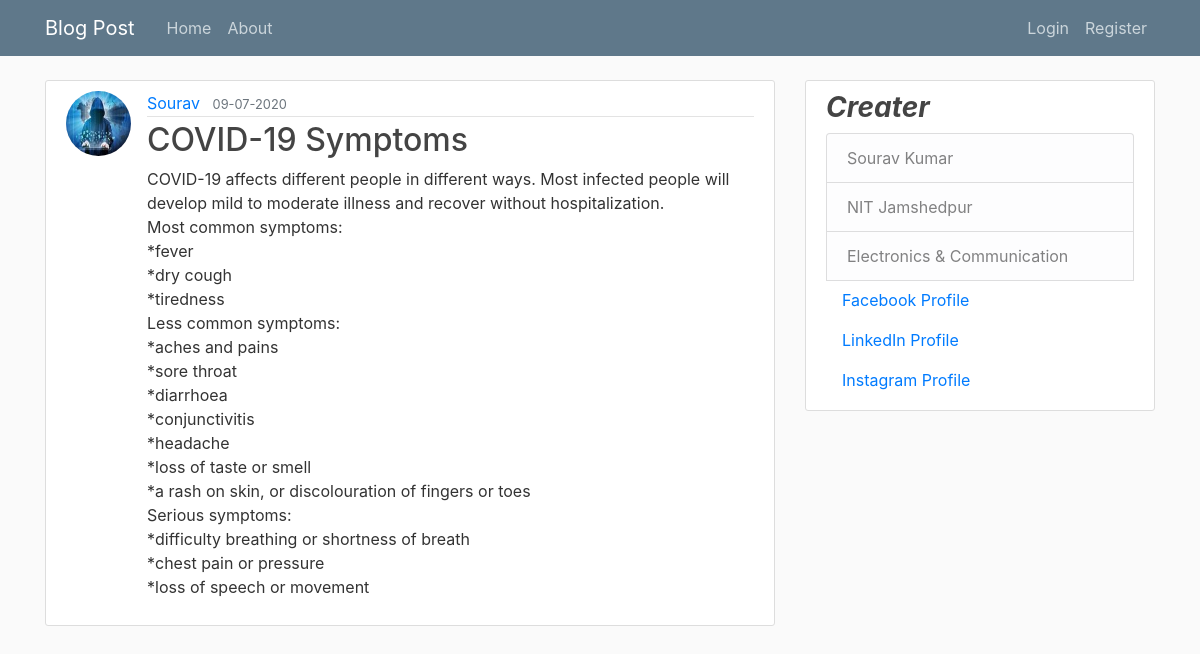
Page /post/13 on the committed database.
### web/models.py (models this page shows, shortened)
class User(db.Model,UserMixin):
	id = db.Column(db.Integer, primary_key =True)
	username = db.Column(db.String(20),unique=True, nullable=False)
	email = db.Column(db.String(120), unique=True, nullable=False)
	img_file = db.Column(db.String(60),nullable=False, default='default.jpg')
	password = db.Column(db.String(60), nullable=False)
	posts = db.relationship('Post',backref='author', lazy=True)

class Post(db.Model):
	id = db.Column(db.Integer,primary_key=True)
	title = db.Column(db.String(100), nullable=False)
	date_posted = db.Column(db.DateTime, nullable=False, default=datetime.utcnow)
	content = db.Column(db.Text, nullable=False)
	user_id = db.Column(db.Integer, db.ForeignKey('user.id'), nullable=False)

### web/posts/routes.py (the view)
@posts.route("/post/<int:post_id>")
def post(post_id):
	post = Post.query.get_or_404(post_id)
	return render_template('post.html',title=post.title,post=post)

### web/templates/post.html (shortened to what this page needs)
{% extends "layout.html" %}
{% block content %}
<article class="media content-section">
  <img class="rounded-circle article-img" src="{{ url_for('static',filename = 'profile_pics/'+post.author.img_file) }}">
  <div class="media-body">
    <div class="article-metadata">
      <a class="mr-2" href="{{ url_for('users.user_posts', username=post.author.username) }}">{{ post.author.username }}</a>
      <small class="text-muted">{{ post.date_posted.strftime("%d-%m-%Y") }}</small>
    </div>
    <h2 class="article-title">{{ post.title }}</h2>
    <p class="article-content">{{ post.content }}</p>
  </div>
</article>
{% endblock content %}

### web/static/main.css (style rules this page uses)
body { background: #fafafa; color: #333333; margin-top: 5rem; }
h1, h2, h3, h4, h5, h6 { color: #444444; }
.content-section { background: #ffffff; padding: 10px 20px; border: 1px solid #dddddd; border-radius: 3px; margin-bottom: 20px; }
.article-title { color: #444444; }
.article-content { white-space: pre-line; }
.article-img { height: 65px; width: 65px; margin-right: 16px; }
.article-metadata { padding-bottom: 1px; margin-bottom: 4px; border-bottom: 1px solid #e3e3e3 }

### rows in the picture
User: img_file (picture), author.username "Sourav"
Post: date_posted "09-07-2020", title "COVID-19 Symptoms", content "COVID-19 affects different people in different ways. Most infected people will develop mild to moderate illness and recover without hospitalization. Most common symptoms: *fever *dry cough *tiredness Less common symptoms: *aches and pains *sore throat *diarrhoea *conjunctivitis *headache *loss of taste or smell *a rash on skin, or discolouration of fingers or toes Serious symptoms: *difficulty breathing or shortness of breath *chest pain or pressure *loss of speech or movement"
